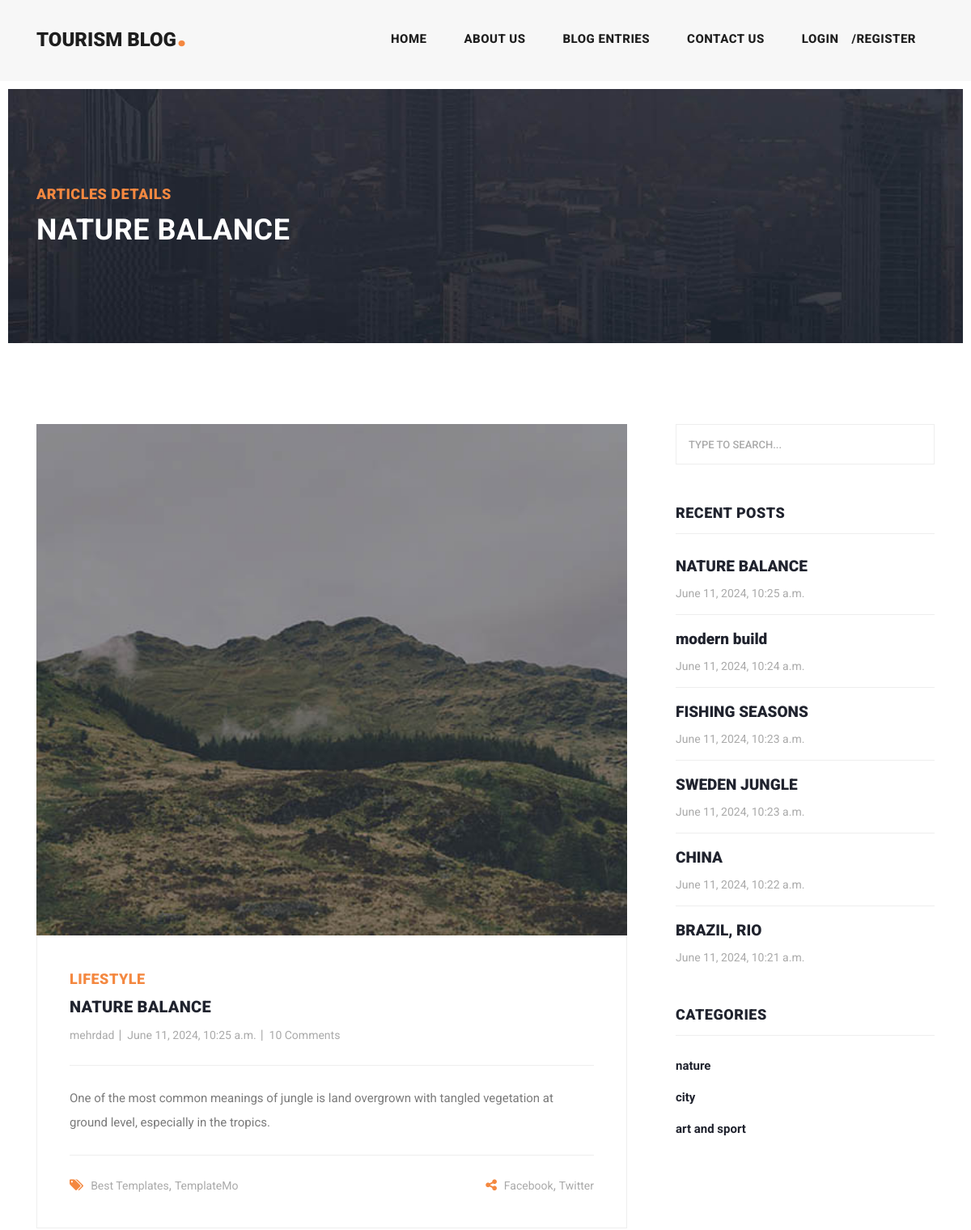
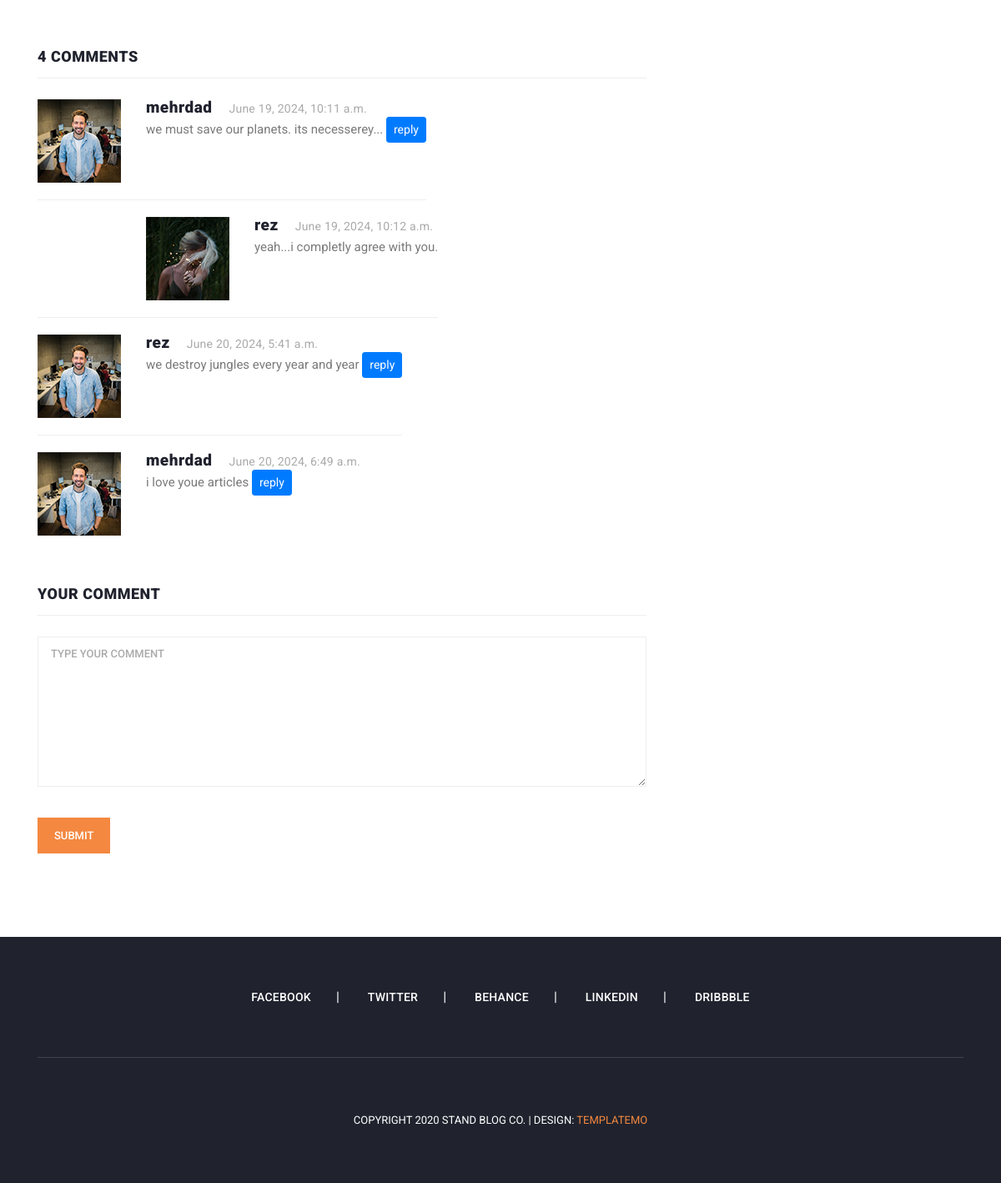
Page /articles/detail/8 on the committed database (2 pictures, top to bottom).
### blog_app/models.py (models this page shows, shortened)
class Article(models.Model):
    author = models.ForeignKey(User, on_delete=models.CASCADE)
    category = models.ManyToManyField(Category)
    title = models.CharField(max_length=70)
    body = models.TextField()
    image = models.ImageField(upload_to="images/articles")
    created_at = models.DateTimeField(auto_now_add=True)
    updated_at = models.DateTimeField(auto_now=True)
    class Meta:
        ordering = ('-created_at',)

class Comment(models.Model):
    article = models.ForeignKey(Article, on_delete=models.CASCADE, related_name='comments')
    user = models.ForeignKey(User, on_delete=models.CASCADE, related_name='comments')
    parent = models.ForeignKey('self', on_delete=models.CASCADE,null=True ,blank=True, related_name='replies')
    body = models.TextField()
    created_at = models.DateTimeField(auto_now_add=True)

class Category(models.Model):
    title = models.CharField(max_length=100)
    created_at = models.DateTimeField(auto_now_add=True)

### blog_app/views.py (the view)
# urls.py: path("detail/<int:pk>",post_detail, name="detail"),
def post_detail(request, pk):
    articles = get_object_or_404(Article, id=pk)
    if request.method == "POST":
        parent_id = request.POST.get('parent_id')
        body = request.POST.get('body')
        Comment.objects.create(body=body , article=articles, user=request.user, parent_id=parent_id)
    context={
        "articles":articles,
    }
    return render(request, "blog_app/post-details.html", context)

### context_processors/context_processors.py (called while the page is built)
def recent_articles(request):
    recent_articles = Article.objects.all().order_by('-created_at')
    categories = Category.objects.all()
    return{
        "recent_articles": recent_articles,
        "categories": categories,
    }

### blog_app/templates/blog_app/post-details.html (shortened to what this page needs)
{% extends "base.html" %} {% load static %} {% block content %}
<div class="heading-page header-text">
  <section class="page-heading">
    <div class="container">
      <div class="row">
        <div class="col-lg-12">
          <div class="text-content">
            <h4>Articles Details</h4>
            <h2>{{ articles.title }}</h2>
          </div>
        </div>
      </div>
    </div>
  </section>
</div>
<section class="blog-posts grid-system">
  <div class="container">
    <div class="row">
      <div class="col-lg-8">
        <div class="all-blog-posts">
          <div class="row">
            <div class="col-lg-12">
              <div class="blog-post">
                <div class="blog-thumb">
                  <img src="{{ articles.image.url }}" alt="" />
                </div>
                <div class="down-content">
                  <span>Lifestyle</span>
                  <a href="post-details.html"><h4>{{ articles.title }}</h4></a>
                  <ul class="post-info">
                    <li><a href="#">{{ articles.author }}</a></li>
                    <li><a href="#">{{ articles.created_at }}</a></li>
                    <li><a href="#">10 Comments</a></li>
                  </ul>
                  <p>{{ articles.body }}</p>
                  <div class="post-options">
                    <div class="row">
                      <div class="col-6">
                        <ul class="post-tags">
                          <li><i class="fa fa-tags"></i></li>
                          <li><a href="#">Best Templates</a>,</li>
                          <li><a href="#">TemplateMo</a></li>
                        </ul>
                      </div>
                      <div class="col-6">
                        <ul class="post-share">
                          <li><i class="fa fa-share-alt"></i></li>
                          <li><a href="#">Facebook</a>,</li>
                          <li><a href="#"> Twitter</a></li>
                        </ul>
                      </div>
                    </div>
                  </div>
                </div>
              </div>
            </div>
            <div class="col-lg-12">
              <div class="sidebar-item comments">
                <div class="sidebar-heading">
                  <h2>4 comments</h2>
                </div>
                <div class="content">
                  <ul>
                    {% for comment in articles.comments.all %}
                    {% if comment.parent == None %}
                    <li>
                      <div class="author-thumb">
                        <img
                          src="{% static 'images/comment-author-01.jpg' %}"
                          alt=""
                        />
                      </div>
                      <div class="right-content">
                        <h4>{{ comment.user }}<span>{{ comment.created_at }}</span></h4>
                        <p>
                          {{ comment.body }}
                          <button onclick="set_value({{ comment.id }})" class="btn btn-sm btn-primary">reply</button>
                        </p>
                      </div>
                    </li>
                    {% for reply in comment.replies.all %}
                    <li class="replied">
                      <div class="author-thumb">
                        <img
                          src="{% static 'images/comment-author-02.jpg' %}"
                          alt=""
                        />
                      </div>
                      <div class="right-content">
                        <h4>{{ reply.user }}<span>{{ reply.created_at }}</span></h4>
                        <p>
                          {{ reply.body }}
                        </p>
                      </div>
                    </li>
                    {% endfor %}
                    {% endif %}
                    {% endfor %}
                  </ul>
                </div>
              </div>
            </div>
            <div class="col-lg-12">
              <div class="sidebar-item submit-comment">
                <div class="sidebar-heading">
                  <h2>Your comment</h2>
                </div>
                <div class="content">
                  <form id="comment" action="#" method="post">
                    <div class="row">
                      <div class="col-lg-12">
                        <fieldset>
                          <textarea
                            name="body"
                            rows="6"
                            id="body"
                            placeholder="Type your comment"
                            required=""
                          ></textarea>
                        </fieldset>
                      </div>
                      <div class="col-lg-12">
                        <fieldset>
                          <button
                            type="submit"
                            id="form-submit"
                            class="main-button"
                          >
                            Submit
                          </button>
                        </fieldset>
                      </div>
                    </div>
                  </form>
                </div>
              </div>
            </div>
          </div>
        </div>
      </div>
      {% include 'includes/sidebar.html' %}
    </div>
  </div>
</section>
{% endblock %}

### templates/includes/sidebar.html
{% load static %}
<div class="col-lg-4">
    <div class="sidebar">
      <div class="row">
        <div class="col-lg-12">
          <div class="sidebar-item search">
            <form id="search_form" name="gs" method="GET" action="{% url 'search' %}">
              <input
                type="text"
                name="q"
                class="searchText"
                placeholder="type to search..."
                autocomplete="on"
              />
            </form>
          </div>
        </div>
        <div class="col-lg-12">
          <div class="sidebar-item recent-posts">
            <div class="sidebar-heading">
              <h2>Recent Posts</h2>
            </div>
            <div class="content">
              <ul>
                {% for article in recent_articles %}
                <li>
                  <a href="post-details.html">
                    <h5>
                      {{ article.title }}
                    </h5>
                    <span>{{ article.created_at }}</span>
                  </a>
                </li>
                {% endfor %}
              </ul>
            </div>
          </div>
        </div>
        <div class="col-lg-12">
          <div class="sidebar-item categories">
            <div class="sidebar-heading">
              <h2>Categories</h2>
            </div>
            <div class="content">
              <ul>
                {% for cat in categories %}
                <li><a href="{% url "category_detail" cat.id %}">{{ cat.title }}</a></li>
                {% endfor %}
              </ul>
            </div>
          </div>
        </div>
      </div>
    </div>
  </div>

### rows in the picture
Article: title "NATURE BALANCE", image (picture), author "mehrdad", created_at "June 11, 2024, 10:25 a.m.", body "One of the most common meanings of jungle is land overgrown with tangled vegetation at ground level, especially in the tropics."
Comment: user "mehrdad", created_at "June 19, 2024, 10:11 a.m.", body "we must save our planets. its necesserey..."
Comment: user "rez", created_at "June 19, 2024, 10:12 a.m.", body "yeah...i completly agree with you."
Comment: user "rez", created_at "June 20, 2024, 5:41 a.m.", body "we destroy jungles every year and year"
Comment: user "mehrdad", created_at "June 20, 2024, 6:49 a.m.", body "i love youe articles"
Article: title "modern build", created_at "June 11, 2024, 10:24 a.m."
Article: title "FISHING SEASONS", created_at "June 11, 2024, 10:23 a.m."
Article: title "SWEDEN JUNGLE", created_at "June 11, 2024, 10:23 a.m."
Article: title "CHINA", created_at "June 11, 2024, 10:22 a.m."
Article: title "BRAZIL, RIO", created_at "June 11, 2024, 10:21 a.m."
Category: title "nature"
Category: title "city"
Category: title "art and sport"
